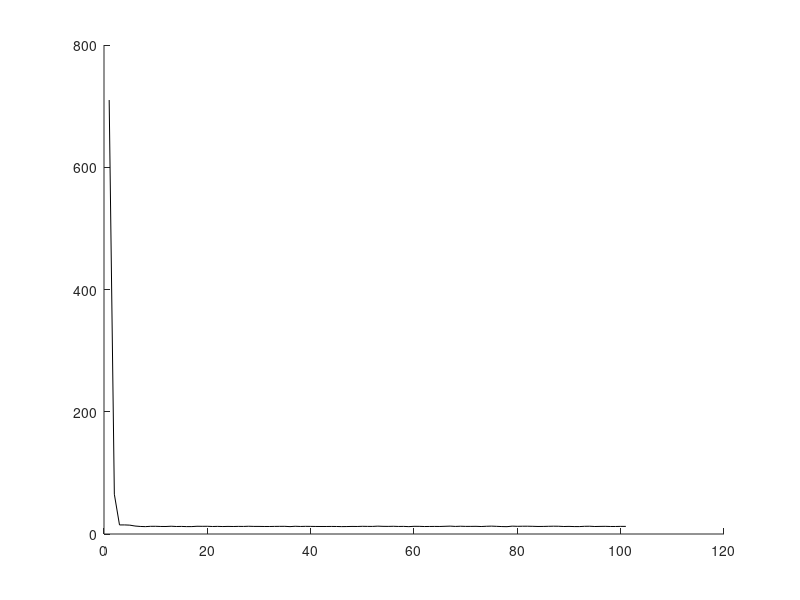
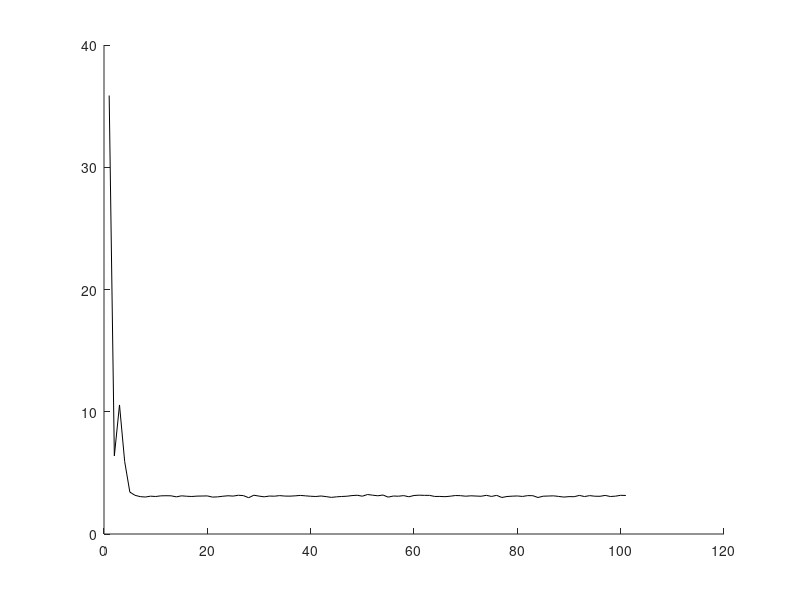

These figures' MATLAB source, in order:


% Tracker based on a Markov Model without destination

clear all
% close all
clc

%--------------------

N = 100;

T = 5;  %7

F = [1 T 0 0;...
    0 1 0 0;...
    0 0 1 T;...
    0 0 0 1];

q = 1;

Q = [q*T^3/3 q*T^2/2 0 0;...
    q*T^2/2 q*T 0 0;...
    0 0 q*T^3/3 q*T^2/2;...
    0 0 q*T^2/2 q*T];

D = chol(Q,'lower');

sigma = [10 10];
R = diag(sigma.^2);

H = [1 0 0 0;...
    0 0 1 0];

%================================= 

%-------------------Truth

X0_m_t = [2000;70;5000;0];
X0_Cov_t = diag([1000;10;1000;10]);

% XN_m_t = [30000;20;5000;-100];
% XN_Cov_t = diag([1000;10;1000;10]);


X0_m_m = [2500;95;5500;25];
X0_Cov_m = diag([1000;10;1000;10]);


%-----------------------------

iteration = 1000;

%..................

SEp = zeros(iteration,N+1);
SEv = zeros(iteration,N+1);

Xh = zeros(4,N+1);

for iter=1:iteration

%     iter

    Xr = zeros(4,N+1);

    %--------------------

          Dxn = chol(X0_Cov_t,'lower');
          Xr(:,1) = X0_m_t + Dxn*randn(4,1);
    
          for k=1:N
    
              v = randn(4,1);
              Xr(:,k+1) = F*Xr(:,k) + D*v;
    
          end
    
    %-------------------- 

    %-------------------------------------------- Measurement

   Dxn = chol(R,'lower');
    Z = [Xr(1,2:end);Xr(3,2:end)] + Dxn*randn(2,N);


    %--------------------------------------------

    %     figure(1)
    %     hold on
    %     plot(Xr(1,:),Xr(3,:),'.')
    %     %   axis([2000 4150 1800 2200])

    % %        %----------------------------- time k = 1

    Xs = X0_m_m;
    Ps = X0_Cov_m;
    
    Xh(:,1) = Xs;
    Ph = Ps;

    %-----------------------------

    for k=1:N


            %-----------Prediction

            Xp = F*Xs;
            Pp = F*Ps*F' + Q;

            %---------- Update

            S = H*Pp*H' + R;
            K = Pp*H'/S;

            Xh(:,k+1) = Xp + K*(Z(:,k) - H*Xp);
            Ph = Pp - K*S*K';

            %----------

            Xs = Xh(:,k+1);
            Ps = Ph;

    end % for k=1:N

    SEp(iter,:) = ((Xr(1,:) - Xh(1,:)).^2 + (Xr(3,:) - Xh(3,:)).^2);
    SEv(iter,:) = ((Xr(2,:) - Xh(2,:)).^2 + (Xr(4,:) - Xh(4,:)).^2);
    
    

end  % for iter=1:iteration


%-----------------------------

RMSEp = sqrt(mean(SEp,1));
RMSEv = sqrt(mean(SEv,1));


% ----------------------------


figure(12)
hold on
plot((RMSEp),'k')

figure(13)
hold on
plot((RMSEv),'k')









